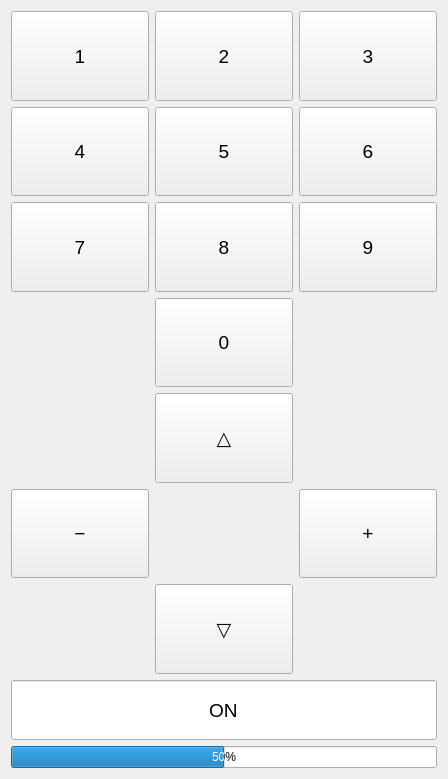
<?xml version="1.0" encoding="UTF-8"?>
<ui version="4.0">
 <class>Form</class>
 <widget class="QWidget" name="Form">
  <property name="geometry">
   <rect>
    <x>0</x>
    <y>0</y>
    <width>448</width>
    <height>779</height>
   </rect>
  </property>
  <property name="windowTitle">
   <string>Form</string>
  </property>
  <layout class="QGridLayout" name="gridLayout_2">
   <item row="0" column="0">
    <layout class="QVBoxLayout" name="verticalLayout_2">
     <item>
      <layout class="QGridLayout" name="gridLayout">
       <item row="0" column="0">
        <widget class="QPushButton" name="pushButton">
         <property name="sizePolicy">
          <sizepolicy hsizetype="Minimum" vsizetype="Expanding">
           <horstretch>0</horstretch>
           <verstretch>0</verstretch>
          </sizepolicy>
         </property>
         <property name="font">
          <font>
           <pointsize>14</pointsize>
          </font>
         </property>
         <property name="text">
          <string>1</string>
         </property>
        </widget>
       </item>
       <item row="10" column="2">
        <widget class="QPushButton" name="pushButton_13">
         <property name="sizePolicy">
          <sizepolicy hsizetype="Minimum" vsizetype="Expanding">
           <horstretch>0</horstretch>
           <verstretch>0</verstretch>
          </sizepolicy>
         </property>
         <property name="font">
          <font>
           <pointsize>14</pointsize>
          </font>
         </property>
         <property name="text">
          <string>+</string>
         </property>
        </widget>
       </item>
       <item row="6" column="0">
        <widget class="QPushButton" name="pushButton_7">
         <property name="sizePolicy">
          <sizepolicy hsizetype="Minimum" vsizetype="Expanding">
           <horstretch>0</horstretch>
           <verstretch>0</verstretch>
          </sizepolicy>
         </property>
         <property name="font">
          <font>
           <pointsize>14</pointsize>
          </font>
         </property>
         <property name="text">
          <string>7</string>
         </property>
        </widget>
       </item>
       <item row="7" column="1">
        <widget class="QPushButton" name="pushButton_10">
         <property name="sizePolicy">
          <sizepolicy hsizetype="Minimum" vsizetype="Expanding">
           <horstretch>0</horstretch>
           <verstretch>0</verstretch>
          </sizepolicy>
         </property>
         <property name="font">
          <font>
           <pointsize>14</pointsize>
          </font>
         </property>
         <property name="text">
          <string>0</string>
         </property>
        </widget>
       </item>
       <item row="3" column="0">
        <widget class="QPushButton" name="pushButton_4">
         <property name="sizePolicy">
          <sizepolicy hsizetype="Minimum" vsizetype="Expanding">
           <horstretch>0</horstretch>
           <verstretch>0</verstretch>
          </sizepolicy>
         </property>
         <property name="font">
          <font>
           <pointsize>14</pointsize>
          </font>
         </property>
         <property name="text">
          <string>4</string>
         </property>
        </widget>
       </item>
       <item row="6" column="1">
        <widget class="QPushButton" name="pushButton_8">
         <property name="sizePolicy">
          <sizepolicy hsizetype="Minimum" vsizetype="Expanding">
           <horstretch>0</horstretch>
           <verstretch>0</verstretch>
          </sizepolicy>
         </property>
         <property name="font">
          <font>
           <pointsize>14</pointsize>
          </font>
         </property>
         <property name="text">
          <string>8</string>
         </property>
        </widget>
       </item>
       <item row="3" column="1">
        <widget class="QPushButton" name="pushButton_5">
         <property name="sizePolicy">
          <sizepolicy hsizetype="Minimum" vsizetype="Expanding">
           <horstretch>0</horstretch>
           <verstretch>0</verstretch>
          </sizepolicy>
         </property>
         <property name="font">
          <font>
           <pointsize>14</pointsize>
          </font>
         </property>
         <property name="text">
          <string>5</string>
         </property>
        </widget>
       </item>
       <item row="6" column="2">
        <widget class="QPushButton" name="pushButton_9">
         <property name="sizePolicy">
          <sizepolicy hsizetype="Minimum" vsizetype="Expanding">
           <horstretch>0</horstretch>
           <verstretch>0</verstretch>
          </sizepolicy>
         </property>
         <property name="font">
          <font>
           <pointsize>14</pointsize>
          </font>
         </property>
         <property name="text">
          <string>9</string>
         </property>
        </widget>
       </item>
       <item row="3" column="2">
        <widget class="QPushButton" name="pushButton_6">
         <property name="sizePolicy">
          <sizepolicy hsizetype="Minimum" vsizetype="Expanding">
           <horstretch>0</horstretch>
           <verstretch>0</verstretch>
          </sizepolicy>
         </property>
         <property name="font">
          <font>
           <pointsize>14</pointsize>
          </font>
         </property>
         <property name="text">
          <string>6</string>
         </property>
        </widget>
       </item>
       <item row="9" column="1">
        <widget class="QPushButton" name="pushButton_11">
         <property name="sizePolicy">
          <sizepolicy hsizetype="Minimum" vsizetype="Expanding">
           <horstretch>0</horstretch>
           <verstretch>0</verstretch>
          </sizepolicy>
         </property>
         <property name="font">
          <font>
           <pointsize>14</pointsize>
          </font>
         </property>
         <property name="text">
          <string>△</string>
         </property>
        </widget>
       </item>
       <item row="0" column="2">
        <widget class="QPushButton" name="pushButton_3">
         <property name="sizePolicy">
          <sizepolicy hsizetype="Minimum" vsizetype="Expanding">
           <horstretch>0</horstretch>
           <verstretch>0</verstretch>
          </sizepolicy>
         </property>
         <property name="font">
          <font>
           <pointsize>14</pointsize>
          </font>
         </property>
         <property name="text">
          <string>3</string>
         </property>
        </widget>
       </item>
       <item row="11" column="1">
        <widget class="QPushButton" name="v">
         <property name="sizePolicy">
          <sizepolicy hsizetype="Minimum" vsizetype="Expanding">
           <horstretch>0</horstretch>
           <verstretch>0</verstretch>
          </sizepolicy>
         </property>
         <property name="font">
          <font>
           <pointsize>14</pointsize>
          </font>
         </property>
         <property name="text">
          <string>▽</string>
         </property>
        </widget>
       </item>
       <item row="10" column="0">
        <widget class="QPushButton" name="pushButton_14">
         <property name="sizePolicy">
          <sizepolicy hsizetype="Minimum" vsizetype="Expanding">
           <horstretch>0</horstretch>
           <verstretch>0</verstretch>
          </sizepolicy>
         </property>
         <property name="font">
          <font>
           <pointsize>14</pointsize>
          </font>
         </property>
         <property name="text">
          <string>−</string>
         </property>
        </widget>
       </item>
       <item row="0" column="1">
        <widget class="QPushButton" name="pushButton_2">
         <property name="sizePolicy">
          <sizepolicy hsizetype="Minimum" vsizetype="Expanding">
           <horstretch>0</horstretch>
           <verstretch>0</verstretch>
          </sizepolicy>
         </property>
         <property name="font">
          <font>
           <pointsize>14</pointsize>
          </font>
         </property>
         <property name="text">
          <string>2</string>
         </property>
        </widget>
       </item>
      </layout>
     </item>
     <item>
      <layout class="QVBoxLayout" name="verticalLayout">
       <item>
        <widget class="QLineEdit" name="lineEdit">
         <property name="minimumSize">
          <size>
           <width>0</width>
           <height>60</height>
          </size>
         </property>
         <property name="font">
          <font>
           <pointsize>14</pointsize>
          </font>
         </property>
         <property name="text">
          <string>ON</string>
         </property>
         <property name="alignment">
          <set>Qt::AlignCenter</set>
         </property>
        </widget>
       </item>
       <item>
        <widget class="QProgressBar" name="progressBar">
         <property name="value">
          <number>50</number>
         </property>
        </widget>
       </item>
      </layout>
     </item>
    </layout>
   </item>
  </layout>
 </widget>
 <resources/>
 <connections>
  <connection>
   <sender>pushButton_9</sender>
   <signal>clicked()</signal>
   <receiver>Form</receiver>
   <slot>channel9()</slot>
   <hints>
    <hint type="sourcelabel">
     <x>401</x>
     <y>248</y>
    </hint>
    <hint type="destinationlabel">
     <x>443</x>
     <y>206</y>
    </hint>
   </hints>
  </connection>
  <connection>
   <sender>pushButton</sender>
   <signal>clicked()</signal>
   <receiver>Form</receiver>
   <slot>channel1()</slot>
   <hints>
    <hint type="sourcelabel">
     <x>96</x>
     <y>54</y>
    </hint>
    <hint type="destinationlabel">
     <x>156</x>
     <y>6</y>
    </hint>
   </hints>
  </connection>
  <connection>
   <sender>pushButton_2</sender>
   <signal>clicked()</signal>
   <receiver>Form</receiver>
   <slot>channel2()</slot>
   <hints>
    <hint type="sourcelabel">
     <x>209</x>
     <y>44</y>
    </hint>
    <hint type="destinationlabel">
     <x>302</x>
     <y>7</y>
    </hint>
   </hints>
  </connection>
  <connection>
   <sender>pushButton_3</sender>
   <signal>clicked()</signal>
   <receiver>Form</receiver>
   <slot>channel3()</slot>
   <hints>
    <hint type="sourcelabel">
     <x>403</x>
     <y>68</y>
    </hint>
    <hint type="destinationlabel">
     <x>441</x>
     <y>101</y>
    </hint>
   </hints>
  </connection>
  <connection>
   <sender>pushButton_4</sender>
   <signal>clicked()</signal>
   <receiver>Form</receiver>
   <slot>channel4()</slot>
   <hints>
    <hint type="sourcelabel">
     <x>110</x>
     <y>164</y>
    </hint>
    <hint type="destinationlabel">
     <x>8</x>
     <y>183</y>
    </hint>
   </hints>
  </connection>
  <connection>
   <sender>pushButton_5</sender>
   <signal>clicked()</signal>
   <receiver>Form</receiver>
   <slot>channel5()</slot>
   <hints>
    <hint type="sourcelabel">
     <x>249</x>
     <y>147</y>
    </hint>
    <hint type="destinationlabel">
     <x>277</x>
     <y>-1</y>
    </hint>
   </hints>
  </connection>
  <connection>
   <sender>pushButton_6</sender>
   <signal>clicked()</signal>
   <receiver>Form</receiver>
   <slot>channel6()</slot>
   <hints>
    <hint type="sourcelabel">
     <x>374</x>
     <y>164</y>
    </hint>
    <hint type="destinationlabel">
     <x>443</x>
     <y>166</y>
    </hint>
   </hints>
  </connection>
  <connection>
   <sender>pushButton_7</sender>
   <signal>clicked()</signal>
   <receiver>Form</receiver>
   <slot>channel7()</slot>
   <hints>
    <hint type="sourcelabel">
     <x>94</x>
     <y>267</y>
    </hint>
    <hint type="destinationlabel">
     <x>-1</x>
     <y>239</y>
    </hint>
   </hints>
  </connection>
  <connection>
   <sender>pushButton_8</sender>
   <signal>clicked()</signal>
   <receiver>Form</receiver>
   <slot>channel8()</slot>
   <hints>
    <hint type="sourcelabel">
     <x>275</x>
     <y>268</y>
    </hint>
    <hint type="destinationlabel">
     <x>441</x>
     <y>288</y>
    </hint>
   </hints>
  </connection>
  <connection>
   <sender>pushButton_10</sender>
   <signal>clicked()</signal>
   <receiver>Form</receiver>
   <slot>channel0()</slot>
   <hints>
    <hint type="sourcelabel">
     <x>237</x>
     <y>352</y>
    </hint>
    <hint type="destinationlabel">
     <x>441</x>
     <y>320</y>
    </hint>
   </hints>
  </connection>
  <connection>
   <sender>pushButton_11</sender>
   <signal>clicked()</signal>
   <receiver>Form</receiver>
   <slot>nextChannel()</slot>
   <hints>
    <hint type="sourcelabel">
     <x>224</x>
     <y>437</y>
    </hint>
    <hint type="destinationlabel">
     <x>7</x>
     <y>378</y>
    </hint>
   </hints>
  </connection>
  <connection>
   <sender>pushButton_14</sender>
   <signal>clicked()</signal>
   <receiver>Form</receiver>
   <slot>volumeDown()</slot>
   <hints>
    <hint type="sourcelabel">
     <x>91</x>
     <y>520</y>
    </hint>
    <hint type="destinationlabel">
     <x>2</x>
     <y>542</y>
    </hint>
   </hints>
  </connection>
  <connection>
   <sender>pushButton_13</sender>
   <signal>clicked()</signal>
   <receiver>Form</receiver>
   <slot>volumeUp()</slot>
   <hints>
    <hint type="sourcelabel">
     <x>330</x>
     <y>548</y>
    </hint>
    <hint type="destinationlabel">
     <x>447</x>
     <y>570</y>
    </hint>
   </hints>
  </connection>
  <connection>
   <sender>v</sender>
   <signal>clicked()</signal>
   <receiver>Form</receiver>
   <slot>previousChannel()</slot>
   <hints>
    <hint type="sourcelabel">
     <x>217</x>
     <y>637</y>
    </hint>
    <hint type="destinationlabel">
     <x>5</x>
     <y>626</y>
    </hint>
   </hints>
  </connection>
 </connections>
 <slots>
  <slot>channel1()</slot>
  <slot>channel2()</slot>
  <slot>channel3()</slot>
  <slot>channel4()</slot>
  <slot>channel5()</slot>
  <slot>channel6()</slot>
  <slot>channel7()</slot>
  <slot>channel8()</slot>
  <slot>channel9()</slot>
  <slot>channel0()</slot>
  <slot>volumeUp()</slot>
  <slot>volumeDown()</slot>
  <slot>previousChannel()</slot>
  <slot>nextChannel()</slot>
 </slots>
</ui>
